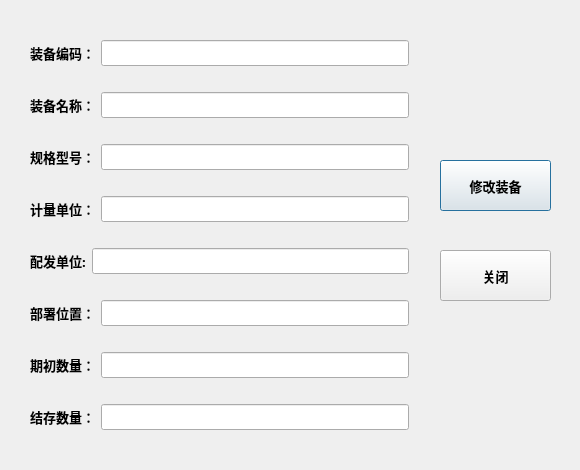
<?xml version="1.0" encoding="UTF-8"?>
<ui version="4.0">
 <class>update_material</class>
 <widget class="QDialog" name="update_material">
  <property name="geometry">
   <rect>
    <x>0</x>
    <y>0</y>
    <width>580</width>
    <height>470</height>
   </rect>
  </property>
  <property name="windowTitle">
   <string>确认修改装备信息</string>
  </property>
  <widget class="QWidget" name="verticalLayoutWidget">
   <property name="geometry">
    <rect>
     <x>30</x>
     <y>20</y>
     <width>379</width>
     <height>431</height>
    </rect>
   </property>
   <layout class="QVBoxLayout" name="verticalLayout">
    <item>
     <layout class="QHBoxLayout" name="horizontalLayout_6">
      <item>
       <widget class="QLabel" name="label_2">
        <property name="font">
         <font>
          <family>微软雅黑</family>
          <pointsize>10</pointsize>
          <weight>75</weight>
          <bold>true</bold>
         </font>
        </property>
        <property name="text">
         <string>装备编码：</string>
        </property>
       </widget>
      </item>
      <item>
       <widget class="QLineEdit" name="material_id_lineEdit">
        <property name="font">
         <font>
          <family>微软雅黑</family>
          <pointsize>10</pointsize>
         </font>
        </property>
       </widget>
      </item>
     </layout>
    </item>
    <item>
     <layout class="QHBoxLayout" name="horizontalLayout_5">
      <item>
       <widget class="QLabel" name="label_3">
        <property name="font">
         <font>
          <family>微软雅黑</family>
          <pointsize>10</pointsize>
          <weight>75</weight>
          <bold>true</bold>
         </font>
        </property>
        <property name="text">
         <string>装备名称：</string>
        </property>
       </widget>
      </item>
      <item>
       <widget class="QLineEdit" name="material_name_lineEdit">
        <property name="font">
         <font>
          <family>微软雅黑</family>
          <pointsize>10</pointsize>
         </font>
        </property>
        <property name="text">
         <string/>
        </property>
       </widget>
      </item>
     </layout>
    </item>
    <item>
     <layout class="QHBoxLayout" name="horizontalLayout_4">
      <item>
       <widget class="QLabel" name="label">
        <property name="font">
         <font>
          <family>微软雅黑</family>
          <pointsize>10</pointsize>
          <weight>75</weight>
          <bold>true</bold>
         </font>
        </property>
        <property name="text">
         <string>规格型号：</string>
        </property>
       </widget>
      </item>
      <item>
       <widget class="QLineEdit" name="spec_lineEdit">
        <property name="font">
         <font>
          <family>微软雅黑</family>
          <pointsize>10</pointsize>
         </font>
        </property>
       </widget>
      </item>
     </layout>
    </item>
    <item>
     <layout class="QHBoxLayout" name="horizontalLayout_3">
      <item>
       <widget class="QLabel" name="label_4">
        <property name="font">
         <font>
          <family>微软雅黑</family>
          <pointsize>10</pointsize>
          <weight>75</weight>
          <bold>true</bold>
         </font>
        </property>
        <property name="text">
         <string>计量单位：</string>
        </property>
       </widget>
      </item>
      <item>
       <widget class="QLineEdit" name="unit_lineEdit">
        <property name="font">
         <font>
          <family>微软雅黑</family>
          <pointsize>10</pointsize>
         </font>
        </property>
       </widget>
      </item>
     </layout>
    </item>
    <item>
     <layout class="QHBoxLayout" name="horizontalLayout_2">
      <item>
       <widget class="QLabel" name="label_6">
        <property name="font">
         <font>
          <family>微软雅黑</family>
          <pointsize>10</pointsize>
          <weight>75</weight>
          <bold>true</bold>
         </font>
        </property>
        <property name="text">
         <string>配发单位:</string>
        </property>
       </widget>
      </item>
      <item>
       <widget class="QLineEdit" name="per_price_lineEdit">
        <property name="font">
         <font>
          <family>微软雅黑</family>
          <pointsize>10</pointsize>
         </font>
        </property>
       </widget>
      </item>
     </layout>
    </item>
    <item>
     <layout class="QHBoxLayout" name="horizontalLayout_8">
      <item>
       <widget class="QLabel" name="label_8">
        <property name="font">
         <font>
          <family>微软雅黑</family>
          <pointsize>10</pointsize>
          <weight>75</weight>
          <bold>true</bold>
         </font>
        </property>
        <property name="text">
         <string>部署位置：</string>
        </property>
       </widget>
      </item>
      <item>
       <widget class="QLineEdit" name="position_lineEdit">
        <property name="font">
         <font>
          <family>微软雅黑</family>
          <pointsize>10</pointsize>
         </font>
        </property>
       </widget>
      </item>
     </layout>
    </item>
    <item>
     <layout class="QHBoxLayout" name="horizontalLayout">
      <item>
       <widget class="QLabel" name="label_5">
        <property name="font">
         <font>
          <family>微软雅黑</family>
          <pointsize>10</pointsize>
          <weight>75</weight>
          <bold>true</bold>
         </font>
        </property>
        <property name="text">
         <string>期初数量：</string>
        </property>
       </widget>
      </item>
      <item>
       <widget class="QLineEdit" name="ori_num_lineEdit">
        <property name="font">
         <font>
          <family>微软雅黑</family>
          <pointsize>10</pointsize>
         </font>
        </property>
       </widget>
      </item>
     </layout>
    </item>
    <item>
     <layout class="QHBoxLayout" name="horizontalLayout_7">
      <item>
       <widget class="QLabel" name="label_7">
        <property name="font">
         <font>
          <family>微软雅黑</family>
          <pointsize>10</pointsize>
          <weight>75</weight>
          <bold>true</bold>
         </font>
        </property>
        <property name="text">
         <string>结存数量：</string>
        </property>
       </widget>
      </item>
      <item>
       <widget class="QLineEdit" name="now_num_lineEdit">
        <property name="font">
         <font>
          <family>微软雅黑</family>
          <pointsize>10</pointsize>
         </font>
        </property>
       </widget>
      </item>
     </layout>
    </item>
   </layout>
  </widget>
  <widget class="QPushButton" name="both_confirm_pushButton">
   <property name="geometry">
    <rect>
     <x>440</x>
     <y>160</y>
     <width>111</width>
     <height>51</height>
    </rect>
   </property>
   <property name="font">
    <font>
     <family>微软雅黑</family>
     <pointsize>10</pointsize>
     <weight>75</weight>
     <bold>true</bold>
    </font>
   </property>
   <property name="text">
    <string>修改装备</string>
   </property>
  </widget>
  <widget class="QPushButton" name="cancel_pushButton">
   <property name="geometry">
    <rect>
     <x>440</x>
     <y>250</y>
     <width>111</width>
     <height>51</height>
    </rect>
   </property>
   <property name="font">
    <font>
     <family>微软雅黑</family>
     <pointsize>10</pointsize>
     <weight>75</weight>
     <bold>true</bold>
    </font>
   </property>
   <property name="text">
    <string>关闭</string>
   </property>
  </widget>
 </widget>
 <resources/>
 <connections/>
</ui>
